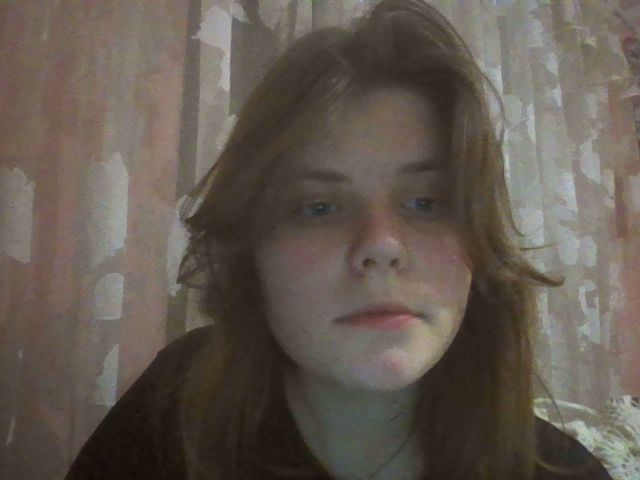
#> input picture lab8/DIACHENKO.jpg, 640 x 480 px
$ python lr_8_task_2.py
#> lines starting #> are read from the running program, lines starting #| are printed output that depends on the picture; after the words box and inside, x2 and y2 are one past the last pixel; in counts of white or black regions, pixels touching at a corner belong together
# -*- coding: utf-8 -*-
"""LR_8_task_2.ipynb

Automatically generated by Colaboratory.

Original file is located at
    https://colab.research.google.com/drive/1nM6OkoC1RPxtUeA3HHXAMjUnbSRAx6Ta
"""

import cv2
import numpy as np
from google.colab.patches import cv2_imshow

img = cv2.imread("DIACHENKO.jpg")
#> img is the input picture: shape (480, 640, 3); mean B, G, R 81.1, 89.8, 98.6
kernel = np.ones((5,5),np.uint8)
imgGray = cv2.cvtColor(img,cv2.COLOR_BGR2GRAY)
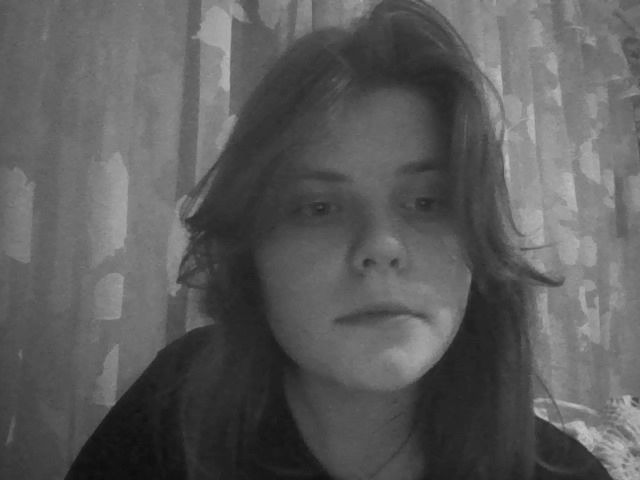
#> imgGray: shape (480, 640); min 12, max 195, mean 91.4
imgBlur = cv2.GaussianBlur(imgGray,(7,7),0)
imgCanny = cv2.Canny(img,150,200)
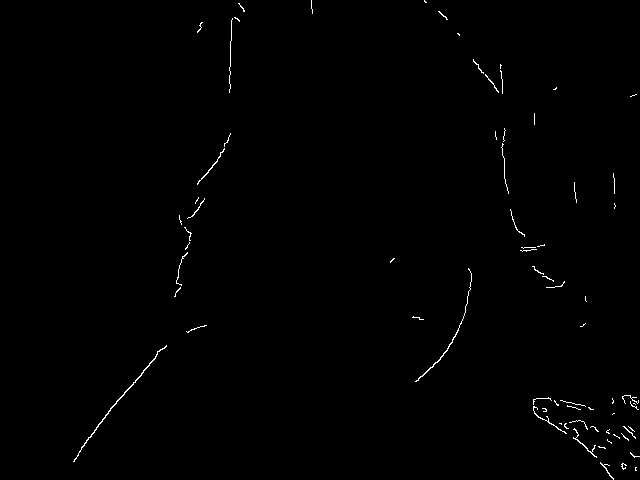
#> imgCanny: shape (480, 640); 0.55% white in thin lines or dots, all inside (x1, y1, x2, y2) = (73, 0, 640, 480)
imgDialation = cv2.dilate(imgCanny,kernel,iterations=1)
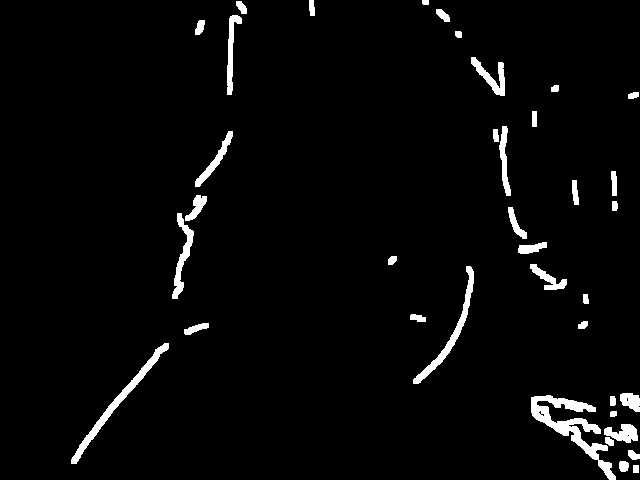
#> imgDialation: shape (480, 640); 3.2% white; 38 white regions, largest, box (x1, y1, x2, y2) and area: (531, 395, 616, 480) 1880, (71, 343, 169, 464) 1067, (413, 266, 474, 384) 874
imgEroded = cv2.erode(imgDialation,kernel,iterations=1)
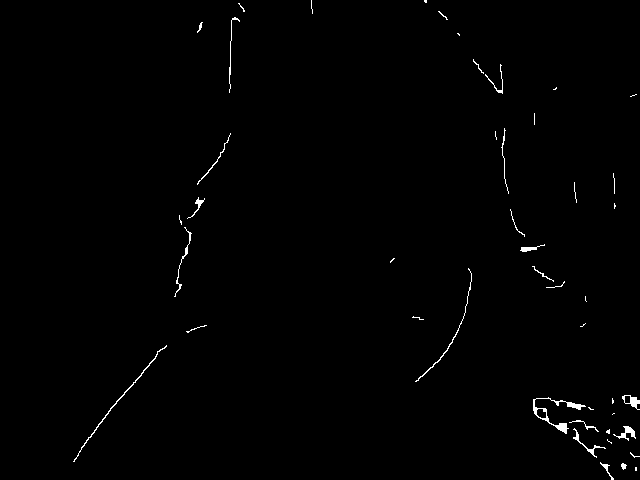
#> imgEroded: shape (480, 640); 0.71% white in thin lines or dots, all inside (x1, y1, x2, y2) = (73, 0, 640, 480)

cv2_imshow(imgGray)
cv2_imshow(imgBlur)
cv2_imshow(imgCanny)
cv2_imshow(imgDialation)
cv2_imshow(imgEroded)
